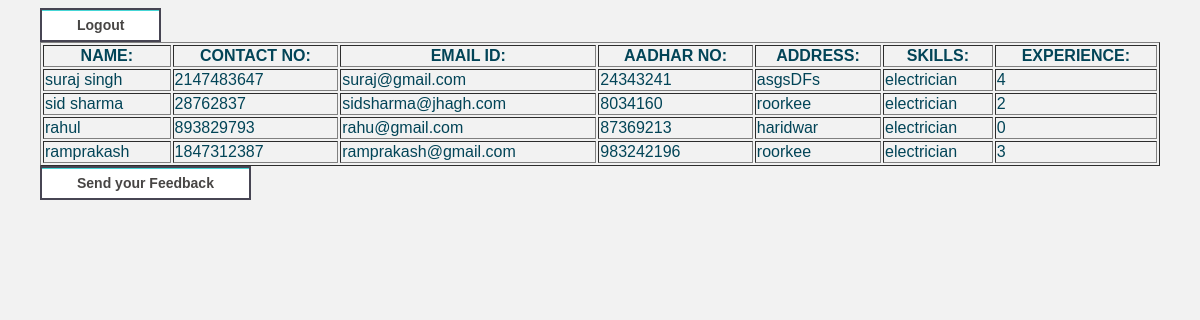
Page /search.php?skills=electrician (signed in) on the committed database.
### tables this page shows
CREATE TABLE `person2` (
  `id` int(11) NOT NULL,
  `name` varchar(11) NOT NULL,
  `contactno` int(22) NOT NULL,
  `aadharno` int(33) NOT NULL,
  `email` varchar(44) NOT NULL,
  `address` varchar(55) NOT NULL,
  `experience` int(66) NOT NULL,
  `work` varchar(77) NOT NULL
);

### search.php (the view, shortened to what this page needs)
<!DOCTYPE html>
<html>
    <body>
        <a href="logout.php"><button>Logout</button></a>
<?php
$conn = mysqli_connect('127.0.0.1', 'root','','information2');
  $Skills= $_GET['skills'];
$sql = "SELECT * FROM person2 WHERE `work`='".$Skills."'";
$result = mysqli_query($conn, $sql);
?>
  <table border="1" style="width:100%";>
  <tr>
    <th>NAME:</th>
    <th>CONTACT NO:</th>
       <th>EMAIL ID:</th>
    <th>AADHAR NO:</th>
      <th>ADDRESS:</th>
    <th>SKILLS:</th>
    <th>EXPERIENCE:</th>
  </tr>
  <?php
 while($row = mysqli_fetch_assoc($result)){
  echo "<tr>";
echo "<td>".$row ["name"]."</td>";
echo  "<td>".$row ["contactno"]."</td>";
echo "<td>".$row["email"]."</td>";
echo  "<td>".$row ["aadharno"]."</td>";
echo "<td>".$row ["address"]."</td>";
echo  "<td>".$row ["work"]."</td>";
echo "<td>".$row ["experience"]."</td>";
echo "</tr>";
}
?>
        </table>
        <a href="feedback-form.html"><button>Send your Feedback</button></a>
    </body>
</html>

### search.php (style rules this page uses)
body { padding: 0 2em; font-family: Arial, sans-serif; color: #024457; background: #f2f2f2; }
button { background: #fff; border: solid 2px #474553; color: #474544; cursor: pointer; display: inline-block; font-family: 'Helvetica', Arial, sans-serif; font-size: 0.875em; font-weight: bold; outline: inherit; padding: 7px 35px; margin: 90 auto; text-transform: full-width; -webkit-transition: all 0.3s; -moz-transition: all 0.3s; -ms-transition: all 0.3s; -o-transition: all 0.3s; transition: all 0.3s; -moz-box-shadow: inset 0px 1px 0px 0px #45D6D6; -webkit-box-shadow: inset 0px 1px 0px 0px #45D6D6; box-shadow: inset 0px 1px 0px 0px #45D6D6; }

### rows in the picture
person2: name "suraj singh", contactno "2147483647", email "suraj@gmail.com", aadharno "24343241", address "asgsDFs", work "electrician", experience "4"
person2: name "sid sharma", contactno "28762837", email "sidsharma@jhagh.com", aadharno "8034160", address "roorkee", work "electrician", experience "2"
person2: name "rahul", contactno "893829793", email "rahu@gmail.com", aadharno "87369213", address "haridwar", work "electrician", experience "0"
person2: name "ramprakash", contactno "1847312387", email "ramprakash@gmail.com", aadharno "983242196", address "roorkee", work "electrician", experience "3"
